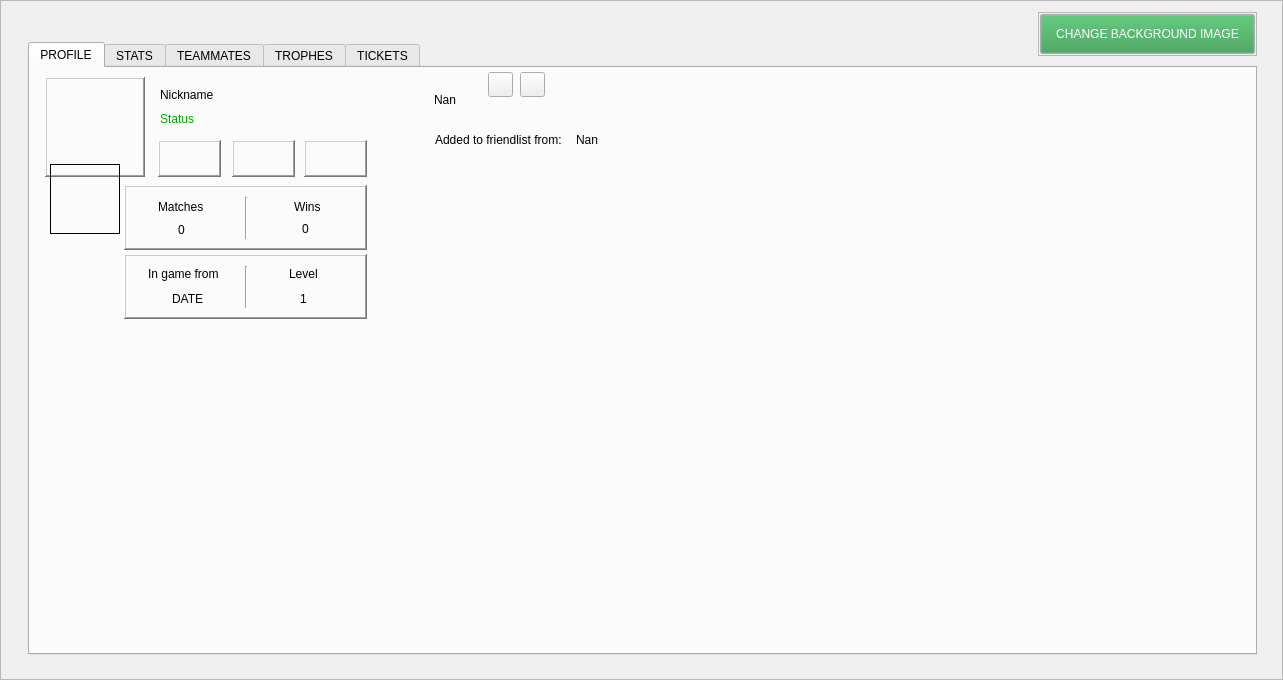
   <widget class="QFrame" name="frame_profile">
    <property name="geometry">
     <rect>
      <x>0</x>
      <y>4000</y>
      <width>1283</width>
      <height>680</height>
     </rect>
    </property>
    <property name="frameShape">
     <enum>QFrame::StyledPanel</enum>
    </property>
    <property name="frameShadow">
     <enum>QFrame::Raised</enum>
    </property>
    <widget class="QFrame" name="frame_10">
     <property name="geometry">
      <rect>
       <x>1038</x>
       <y>12</y>
       <width>219</width>
       <height>44</height>
      </rect>
     </property>
     <property name="frameShape">
      <enum>QFrame::StyledPanel</enum>
     </property>
     <property name="frameShadow">
      <enum>QFrame::Raised</enum>
     </property>
     <widget class="QPushButton" name="BTN_ChangeBackgroundImage_2">
      <property name="geometry">
       <rect>
        <x>2</x>
        <y>2</y>
        <width>215</width>
        <height>40</height>
       </rect>
      </property>
      <property name="palette">
       <palette>
        <active>
         <colorrole role="WindowText">
          <brush brushstyle="SolidPattern">
           <color alpha="255">
            <red>0</red>
            <green>0</green>
            <blue>0</blue>
           </color>
          </brush>
         </colorrole>
         <colorrole role="Button">
          <brush brushstyle="SolidPattern">
           <color alpha="255">
            <red>50</red>
            <green>153</green>
            <blue>76</blue>
           </color>
          </brush>
         </colorrole>
         <colorrole role="ButtonText">
          <brush brushstyle="SolidPattern">
           <color alpha="255">
            <red>255</red>
            <green>255</green>
            <blue>255</blue>
           </color>
          </brush>
         </colorrole>
        </active>
        <inactive>
         <colorrole role="WindowText">
          <brush brushstyle="SolidPattern">
           <color alpha="255">
            <red>0</red>
            <green>0</green>
            <blue>0</blue>
           </color>
          </brush>
         </colorrole>
         <colorrole role="Button">
          <brush brushstyle="SolidPattern">
           <color alpha="255">
            <red>50</red>
            <green>153</green>
            <blue>76</blue>
           </color>
          </brush>
         </colorrole>
         <colorrole role="ButtonText">
          <brush brushstyle="SolidPattern">
           <color alpha="255">
            <red>255</red>
            <green>255</green>
            <blue>255</blue>
           </color>
          </brush>
         </colorrole>
        </inactive>
        <disabled>
         <colorrole role="Button">
          <brush brushstyle="SolidPattern">
           <color alpha="255">
            <red>50</red>
            <green>153</green>
            <blue>76</blue>
           </color>
          </brush>
         </colorrole>
        </disabled>
       </palette>
      </property>
      <property name="text">
       <string>CHANGE BACKGROUND IMAGE</string>
      </property>
     </widget>
    </widget>
    <widget class="QTabWidget" name="tabWidget">
     <property name="geometry">
      <rect>
       <x>28</x>
       <y>42</y>
       <width>1229</width>
       <height>613</height>
      </rect>
     </property>
     <property name="currentIndex">
      <number>0</number>
     </property>
     <widget class="QWidget" name="Profile">
      <attribute name="title">
       <string>PROFILE</string>
      </attribute>
      <widget class="QLabel" name="LB_ProfileAvatar">
       <property name="geometry">
        <rect>
         <x>15</x>
         <y>9</y>
         <width>100</width>
         <height>100</height>
        </rect>
       </property>
       <property name="frameShape">
        <enum>QFrame::WinPanel</enum>
       </property>
       <property name="frameShadow">
        <enum>QFrame::Raised</enum>
       </property>
       <property name="text">
        <string/>
       </property>
      </widget>
      <widget class="QLabel" name="LB_ProfileNickname">
       <property name="geometry">
        <rect>
         <x>130</x>
         <y>18</y>
         <width>123</width>
         <height>17</height>
        </rect>
       </property>
       <property name="text">
        <string>Nickname</string>
       </property>
      </widget>
      <widget class="QLabel" name="LB_ProfileStatus">
       <property name="geometry">
        <rect>
         <x>130</x>
         <y>42</y>
         <width>123</width>
         <height>17</height>
        </rect>
       </property>
       <property name="palette">
        <palette>
         <active>
          <colorrole role="WindowText">
           <brush brushstyle="SolidPattern">
            <color alpha="255">
             <red>0</red>
             <green>170</green>
             <blue>0</blue>
            </color>
           </brush>
          </colorrole>
         </active>
         <inactive>
          <colorrole role="WindowText">
           <brush brushstyle="SolidPattern">
            <color alpha="255">
             <red>0</red>
             <green>170</green>
             <blue>0</blue>
            </color>
           </brush>
          </colorrole>
         </inactive>
         <disabled/>
        </palette>
       </property>
       <property name="text">
        <string>Status</string>
       </property>
      </widget>
      <widget class="QFrame" name="frame_8">
       <property name="geometry">
        <rect>
         <x>94</x>
         <y>117</y>
         <width>243</width>
         <height>65</height>
        </rect>
       </property>
       <property name="frameShape">
        <enum>QFrame::WinPanel</enum>
       </property>
       <property name="frameShadow">
        <enum>QFrame::Raised</enum>
       </property>
       <widget class="QLabel" name="LB_ProfileMatches">
        <property name="geometry">
         <rect>
          <x>34</x>
          <y>13</y>
          <width>54</width>
          <height>17</height>
         </rect>
        </property>
        <property name="text">
         <string>Matches</string>
        </property>
       </widget>
       <widget class="QLabel" name="label_6">
        <property name="geometry">
         <rect>
          <x>170</x>
          <y>13</y>
          <width>54</width>
          <height>17</height>
         </rect>
        </property>
        <property name="text">
         <string>Wins</string>
        </property>
       </widget>
       <widget class="QLabel" name="label_9">
        <property name="geometry">
         <rect>
          <x>54</x>
          <y>36</y>
          <width>54</width>
          <height>17</height>
         </rect>
        </property>
        <property name="text">
         <string>0</string>
        </property>
       </widget>
       <widget class="QLabel" name="LB_ProfileWinsValue">
        <property name="geometry">
         <rect>
          <x>178</x>
          <y>35</y>
          <width>54</width>
          <height>17</height>
         </rect>
        </property>
        <property name="text">
         <string>0</string>
        </property>
       </widget>
       <widget class="Line" name="line_12">
        <property name="geometry">
         <rect>
          <x>114</x>
          <y>12</y>
          <width>16</width>
          <height>42</height>
         </rect>
        </property>
        <property name="orientation">
         <enum>Qt::Vertical</enum>
        </property>
       </widget>
      </widget>
      <widget class="QLabel" name="BTN_ProfileFavHero1">
       <property name="geometry">
        <rect>
         <x>128</x>
         <y>72</y>
         <width>63</width>
         <height>37</height>
        </rect>
       </property>
       <property name="frameShape">
        <enum>QFrame::WinPanel</enum>
       </property>
       <property name="frameShadow">
        <enum>QFrame::Raised</enum>
       </property>
       <property name="text">
        <string/>
       </property>
      </widget>
      <widget class="QLabel" name="BTN_ProfileFavHero2">
       <property name="geometry">
        <rect>
         <x>202</x>
         <y>72</y>
         <width>63</width>
         <height>37</height>
        </rect>
       </property>
       <property name="frameShape">
        <enum>QFrame::WinPanel</enum>
       </property>
       <property name="frameShadow">
        <enum>QFrame::Raised</enum>
       </property>
       <property name="text">
        <string/>
       </property>
      </widget>
      <widget class="QLabel" name="BTN_ProfileFavHero3">
       <property name="geometry">
        <rect>
         <x>274</x>
         <y>72</y>
         <width>63</width>
         <height>37</height>
        </rect>
       </property>
       <property name="frameShape">
        <enum>QFrame::WinPanel</enum>
       </property>
       <property name="frameShadow">
        <enum>QFrame::Raised</enum>
       </property>
       <property name="text">
        <string/>
       </property>
      </widget>
      <widget class="QFrame" name="frame_9">
       <property name="geometry">
        <rect>
         <x>94</x>
         <y>186</y>
         <width>243</width>
         <height>65</height>
        </rect>
       </property>
       <property name="frameShape">
        <enum>QFrame::WinPanel</enum>
       </property>
       <property name="frameShadow">
        <enum>QFrame::Raised</enum>
       </property>
       <widget class="Line" name="line_11">
        <property name="geometry">
         <rect>
          <x>114</x>
          <y>12</y>
          <width>16</width>
          <height>42</height>
         </rect>
        </property>
        <property name="orientation">
         <enum>Qt::Vertical</enum>
        </property>
       </widget>
       <widget class="QLabel" name="LB_ProfileLevel">
        <property name="geometry">
         <rect>
          <x>165</x>
          <y>11</y>
          <width>54</width>
          <height>17</height>
         </rect>
        </property>
        <property name="text">
         <string>Level</string>
        </property>
       </widget>
       <widget class="QLabel" name="LB_ProfileInGameFrom">
        <property name="geometry">
         <rect>
          <x>24</x>
          <y>11</y>
          <width>89</width>
          <height>17</height>
         </rect>
        </property>
        <property name="text">
         <string>In game from</string>
        </property>
       </widget>
       <widget class="QLabel" name="LB_ProfileLevelValue">
        <property name="geometry">
         <rect>
          <x>176</x>
          <y>36</y>
          <width>54</width>
          <height>17</height>
         </rect>
        </property>
        <property name="text">
         <string>1</string>
        </property>
       </widget>
       <widget class="QLabel" name="LB_ProfileDateVaue">
        <property name="geometry">
         <rect>
          <x>48</x>
          <y>38</y>
          <width>54</width>
          <height>14</height>
         </rect>
        </property>
        <property name="text">
         <string>DATE</string>
        </property>
       </widget>
      </widget>
      <widget class="QLabel" name="LB_ProfileRank">
       <property name="geometry">
        <rect>
         <x>20</x>
         <y>96</y>
         <width>70</width>
         <height>70</height>
        </rect>
       </property>
       <property name="frameShape">
        <enum>QFrame::Box</enum>
       </property>
       <property name="text">
        <string/>
       </property>
      </widget>
      <widget class="QLabel" name="LB_ProfileFriendID">
       <property name="geometry">
        <rect>
         <x>339</x>
         <y>23</y>
         <width>64</width>
         <height>17</height>
        </rect>
       </property>
       <property name="lineWidth">
        <number>0</number>
       </property>
       <property name="text">
        <string/>
       </property>
       <property name="indent">
        <number>-1</number>
       </property>
      </widget>
      <widget class="QLabel" name="LB_ProfileIcon">
       <property name="geometry">
        <rect>
         <x>312</x>
         <y>20</y>
         <width>23</width>
         <height>23</height>
        </rect>
       </property>
       <property name="frameShape">
        <enum>QFrame::NoFrame</enum>
       </property>
       <property name="text">
        <string/>
       </property>
       <property name="pixmap">
        <pixmap>:/recourses/shell32-264.png</pixmap>
       </property>
       <property name="alignment">
        <set>Qt::AlignCenter</set>
       </property>
       <property name="indent">
        <number>-1</number>
       </property>
      </widget>
      <widget class="QLabel" name="LB_ProfileFriendIDValue">
       <property name="geometry">
        <rect>
         <x>404</x>
         <y>23</y>
         <width>54</width>
         <height>17</height>
        </rect>
       </property>
       <property name="frameShape">
        <enum>QFrame::NoFrame</enum>
       </property>
       <property name="text">
        <string>Nan</string>
       </property>
      </widget>
      <widget class="QPushButton" name="BTN_ProfileAddFriend">
       <property name="geometry">
        <rect>
         <x>458</x>
         <y>4</y>
         <width>25</width>
         <height>25</height>
        </rect>
       </property>
       <property name="text">
        <string/>
       </property>
       <property name="iconSize">
        <size>
         <width>32</width>
         <height>32</height>
        </size>
       </property>
      </widget>
      <widget class="QPushButton" name="BTN_ProfileRejectFriend">
       <property name="geometry">
        <rect>
         <x>490</x>
         <y>4</y>
         <width>25</width>
         <height>25</height>
        </rect>
       </property>
       <property name="text">
        <string/>
       </property>
       <property name="iconSize">
        <size>
         <width>32</width>
         <height>32</height>
        </size>
       </property>
      </widget>
      <widget class="QLabel" name="LB_ProfileAddedDate">
       <property name="geometry">
        <rect>
         <x>405</x>
         <y>63</y>
         <width>140</width>
         <height>17</height>
        </rect>
       </property>
       <property name="text">
        <string>Added to friendlist from:</string>
       </property>
      </widget>
      <widget class="QLabel" name="LB_ProfileAddedDateValue">
       <property name="geometry">
        <rect>
         <x>546</x>
         <y>63</y>
         <width>30</width>
         <height>17</height>
        </rect>
       </property>
       <property name="text">
        <string>Nan</string>
       </property>
      </widget>
     </widget>
     <widget class="QWidget" name="tab_3">
      <attribute name="title">
       <string>STATS</string>
      </attribute>
     </widget>
     <widget class="QWidget" name="tab_4">
      <attribute name="title">
       <string>TEAMMATES</string>
      </attribute>
     </widget>
     <widget class="QWidget" name="tab_5">
      <attribute name="title">
       <string>TROPHES</string>
      </attribute>
     </widget>
     <widget class="QWidget" name="tab_6">
      <attribute name="title">
       <string>TICKETS</string>
      </attribute>
     </widget>
    </widget>
    <widget class="QLabel" name="LB_ProfileBackground">
     <property name="geometry">
      <rect>
       <x>0</x>
       <y>0</y>
       <width>1289</width>
       <height>682</height>
      </rect>
     </property>
     <property name="frameShape">
      <enum>QFrame::NoFrame</enum>
     </property>
     <property name="text">
      <string/>
     </property>
     <property name="pixmap">
      <pixmap>:/recourses/wallpaperflare.com_wallpaper.jpg</pixmap>
     </property>
     <property name="alignment">
      <set>Qt::AlignLeading|Qt::AlignLeft|Qt::AlignVCenter</set>
     </property>
    </widget>
    <zorder>LB_ProfileBackground</zorder>
    <zorder>frame_10</zorder>
    <zorder>tabWidget</zorder>
   </widget>
